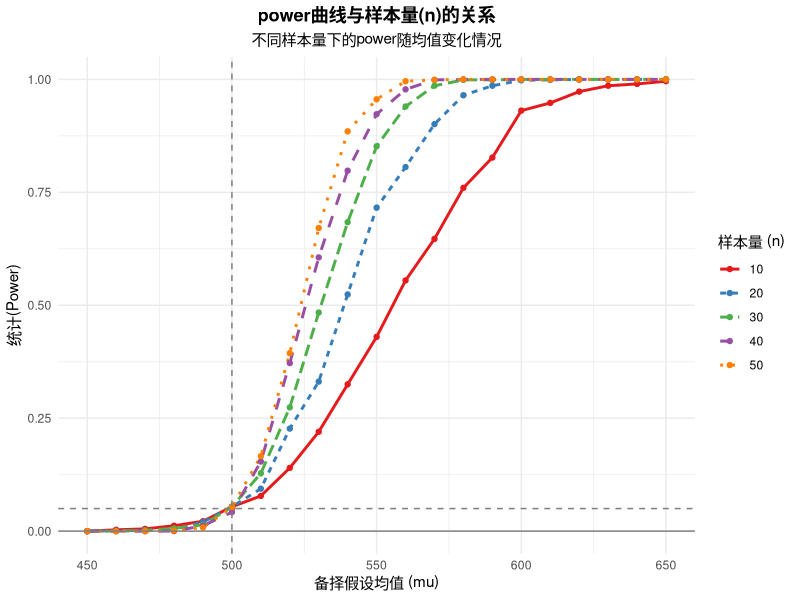
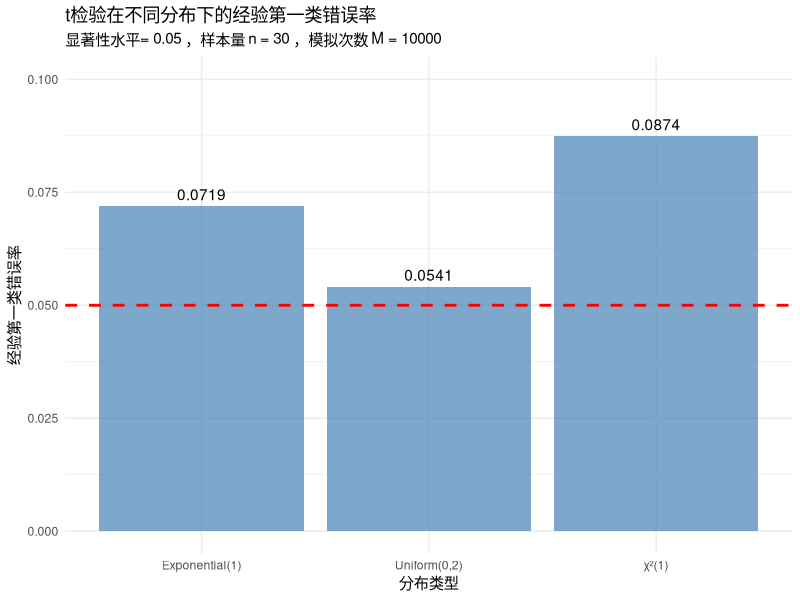

Reproduce these figures in R, in order.
## ---- chunk 1
knitr::opts_chunk$set(echo = TRUE)
## ---- chunk 2

stratified_importance_sampling <- function(n = 5, M = 10000) {
  n_per <- M / n
  stratum_vars <- numeric(n)
  stratum_estimates <- numeric(n)
  for (j in 0:(n-1)) {
    a <- j / n
    b <- (j + 1) / n
    u <- runif(n_per,a,b)
    # x <- -log(1 - u * (1 - exp(-1)) * (1 - exp(-1/n)) / 
    #             (1 - exp(-1)) * exp(j/n))
    x <- -log(1 - u * (1 - exp(-1)))
    
    hx <- exp(-x) / (1 + x^2)
    stratum_f_x <- n * exp(-x) / (1 - exp(-1))
    
    weights <- hx / stratum_f_x
    stratum_estimates[j+1] <- mean(weights)
    stratum_vars[j+1] <- var(weights) / n_per
  }
  theta_hat <- sum(stratum_estimates)
  se_hat <- sqrt(sum(stratum_vars))
  
  return(list(
    estimate = theta_hat,
    std_error = se_hat,
    stratum_estimates = stratum_estimates
  ))
}

# 运行分层重要性抽样
set.seed(12345)
result_stratified <- stratified_importance_sampling(n = 5, M = 10000)

knitr::kable(data.frame(
  "method"= c("sample", "stratified_sampling"),
  "est"= c(0.5257801,result_stratified$estimate),
  "stad.error"=c(0.0970314,result_stratified$std_error)
))
## ---- chunk 3
rm(list=ls())

library(ggplot2)
plot_power_curve <- function(n){
  m<-1000
  mu0<-500
  sigma<-100
  mu<-c(seq(450,650,10))#alternatives
  M <- length(mu)
  power1 <- numeric(M)
  for(i in 1:M){
    mu1 <- mu[i]
    pvalues<-replicate(m,expr={
      x<-rnorm(n,mean=mu1,sd =sigma)
      ttest <- t.test(x,alternative ="greater",
                      mu = mu0)
      ttest$p.value  })
    power1[i]<-mean(pvalues<=.05)
  }
  se<-sqrt(power1 *(1-power1)/m)
  # return(list(
  #   mu <- mu,
  #   power1 <- power1,
  #   se=se
  # ))
  return(data.frame(
    n = n,
    mu = mu,
    power = power1,
    se = se,
    upper = power1 + 2 * se,
    lower = power1 - 2 * se
  ))
}



sample_size <- c(seq(10,50,10))
all_results <- data.frame()

for (i in sample_size){
  result_n <- plot_power_curve(i)
  all_results <- rbind(all_results, result_n)
}

all_results$n <- as.factor(all_results$n)


ggplot(all_results, aes(x = mu, y = power, color = n, linetype = n)) +
  geom_line(linewidth = 1) +
  geom_point(size = 1.5) +
  geom_vline(xintercept = 500, linetype = "dashed", color = "gray50") +
  geom_hline(yintercept = c(0, 0.05), linetype = c("solid", "dashed"), color = "gray50") +
  labs(
    title = "power曲线与样本量(n)的关系",
    subtitle = "不同样本量下的power随均值变化情况",
    x = "备择假设均值 (mu)",
    y = "统计(Power)",
    color = "样本量 (n)",
    linetype = "样本量 (n)"
  ) +
  theme_minimal() +
  scale_color_brewer(palette = "Set1") +
  theme(
    plot.title = element_text(hjust = 0.5, face = "bold"),
    plot.subtitle = element_text(hjust = 0.5),
    legend.position = "right"
  )

## ---- chunk 4
n <- 20      
df_chisq <- 2    
mu_true <- df_chisq 
alpha <- 0.05   
conf_level <- 1 - alpha  
M <- 10000    

cover <- logical(M)

set.seed(123)
for (i in 1:M) {

  x <- rchisq(n, df = df_chisq)
  x_bar <- mean(x)
  s <- sd(x)
  t_quantile <- qt(1 - alpha/2, df = n-1)
  margin_error <- t_quantile * s / sqrt(n)
  ci_lower <- x_bar - margin_error
  ci_upper <- x_bar + margin_error
  

  cover[i] <- (ci_lower <= mu_true) & (mu_true <= ci_upper)
}


coverage_prob <- mean(cover)

# 输出结果
cat("基于", M, "次蒙特卡洛模拟的结果：\n")
cat("样本大小：", n, "\n")
cat("数据分布：卡方，理论均值 =", mu_true, "\n")
cat("95% t区间的实际覆盖概率：", round(coverage_prob, 4), "\n")


## ---- chunk 5

sigma2 <- 2 * df_chisq 
cover_var <- logical(M)  

set.seed(123)
for (i in 1:M) {
  x <- rchisq(n, df = df_chisq)
  s2 <- var(x)
  chi2_critical <- qchisq(alpha, df = n - 1)
  upper_var <- (n - 1) * s2 / chi2_critical
  cover_var[i] <- (sigma2 <= upper_var)
}
coverage_prob_var <- mean(cover_var)

knitr::kable(data.frame(
 "method"=c("t-interval","varience"),
  "coverage"=c(coverage_prob,coverage_prob_var) 
)
)
## ---- chunk 6
rm(list=ls())


set.seed(123)
M <- 10000     
n <- 30        
alpha <- 0.05  
results <- list()


mu0_chisq <- 1

reject_chisq <- numeric(M)

for(i in 1:M) {
  sample_data <- rchisq(n, df = 1)
  
  test_result <- t.test(sample_data, mu = mu0_chisq)
  
  reject_chisq[i] <- test_result$p.value < alpha
}

empirical_alpha_chisq <- mean(reject_chisq)
results$chisq <- empirical_alpha_chisq

cat("x²(1)分布的经验第一类错误率:", round(empirical_alpha_chisq, 4), "\n")

## ---- chunk 7


mu0_unif <- 1
reject_unif <- numeric(M)

for(i in 1:M) {
  sample_data <- runif(n, min = 0, max = 2)
  test_result <- t.test(sample_data, mu = mu0_unif)
  
  reject_unif[i] <- test_result$p.value < alpha
}

empirical_alpha_unif <- mean(reject_unif)
results$uniform <- empirical_alpha_unif

cat("Uniform(0,2)分布的经验第一类错误率:", round(empirical_alpha_unif, 4), "\n")
## ---- chunk 8


mu0_exp <- 1

reject_exp <- numeric(M)

for(i in 1:M) {
  sample_data <- rexp(n, rate = 1)
  test_result <- t.test(sample_data, mu = mu0_exp)
  reject_exp[i] <- test_result$p.value < alpha
}

empirical_alpha_exp <- mean(reject_exp)
results$exponential <- empirical_alpha_exp

cat("Exponential(1)分布的经验第一类错误率:", round(empirical_alpha_exp, 4), "\n")

## ---- chunk 9


# 汇总结果
summary_df <- data.frame(
  Distribution = c("χ²(1)", "Uniform(0,2)", "Exponential(1)"),
  Nominal_Alpha = alpha,
  Empirical_Alpha = c(results$chisq, results$uniform, results$exponential),
  Bias = c(results$chisq - alpha, results$uniform - alpha, results$exponential - alpha)
)
knitr::kable(summary_df)

## ---- chunk 10
# 可视化结果
library(ggplot2)

ggplot(summary_df, aes(x = Distribution, y = Empirical_Alpha)) +
  geom_col(fill = "steelblue", alpha = 0.7) +
  geom_hline(yintercept = alpha, linetype = "dashed", color = "red", linewidth = 1) +
  labs(title = "t检验在不同分布下的经验第一类错误率",
       subtitle = paste("显著性水平=", alpha, "，样本量 n =", n, "，模拟次数 M =", M),
       y = "经验第一类错误率",
       x = "分布类型") +
  theme_minimal() +
  scale_y_continuous(limits = c(0, 0.1)) +
  geom_text(aes(label = round(Empirical_Alpha, 4)), vjust = -0.5)

